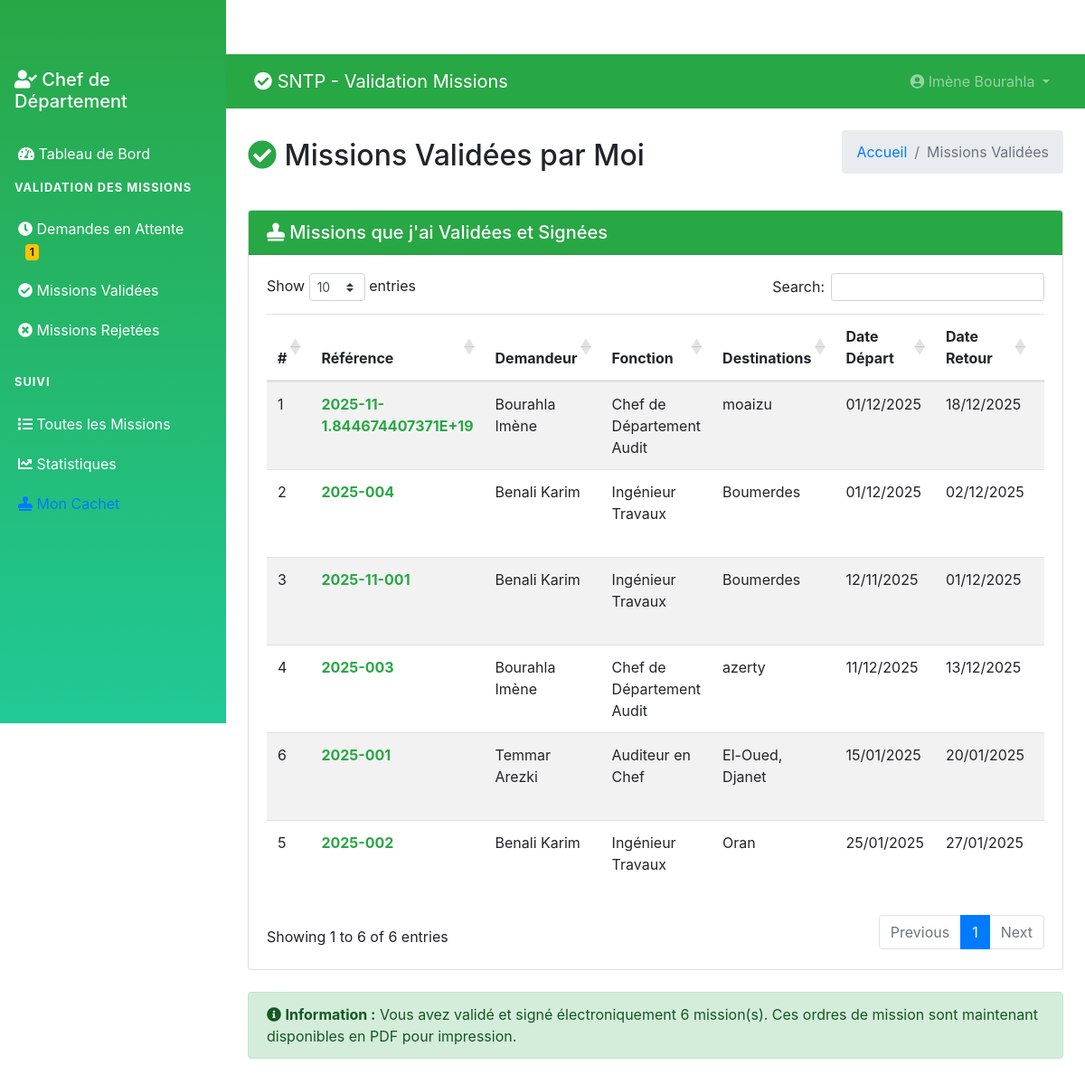
The page /chef/validated-missions.php (signed in) on the database its author committed.
### tables this page shows
CREATE TABLE `tblusers` (
  `ID` int(10) NOT NULL,
  `Nom` varchar(200) DEFAULT NULL,
  `Prenom` varchar(200) DEFAULT NULL,
  `Email` varchar(200) DEFAULT NULL,
  `Fonction` varchar(200) DEFAULT NULL,
  `Departement` varchar(200) DEFAULT NULL,
  `MobileNumber` bigint(10) DEFAULT NULL,
  `Password` varchar(200) NOT NULL,
  `Role` enum('admin','chef_departement','user') DEFAULT 'user',
  `RegDate` timestamp NULL DEFAULT current_timestamp(),
  `StampImage` varchar(255) DEFAULT NULL COMMENT 'Cachet officiel du chef',
  `StampDate` datetime DEFAULT NULL
);

CREATE TABLE `tblmissions` (
  `ID` int(10) NOT NULL,
  `UserID` int(5) NOT NULL,
  `SubmittedBy` int(5) DEFAULT NULL,
  `ReferenceNumber` varchar(50) DEFAULT NULL,
  `NomPrenom` varchar(400) DEFAULT NULL,
  `Fonction` varchar(200) DEFAULT NULL,
  `VilleDepart` varchar(200) DEFAULT NULL,
  `DateDepart` date DEFAULT NULL,
  `Destinations` text DEFAULT NULL,
  `ItineraireType` varchar(100) DEFAULT NULL,
  `MotifDeplacement` varchar(300) DEFAULT NULL,
  `MoyenTransport` varchar(200) DEFAULT NULL,
  `DateRetour` date DEFAULT NULL,
  `Observations` text DEFAULT NULL,
  `Status` enum('en_attente','validee','rejetee','en_cours') DEFAULT 'en_attente',
  `Remarque` text DEFAULT NULL,
  `ValidatedBy` int(5) DEFAULT NULL,
  `DateCreation` timestamp NULL DEFAULT current_timestamp(),
  `DateValidation` timestamp NULL DEFAULT NULL ON UPDATE current_timestamp(),
  `SignaturePath` varchar(255) DEFAULT NULL COMMENT 'Signature manuscrite lors de la validation',
  `StampPath` varchar(255) DEFAULT NULL COMMENT 'Cachet officiel utilisé'
);

### chef/validated-missions.php (the view, shortened to what this page needs)
<?php
include('../includes/config.php');
if (strlen($_SESSION['GMScid']) == 0) {
    header('location:logout.php');
} else {
?>
<!DOCTYPE html>
<html lang="fr">
<head>
    <link href="https://cdn.jsdelivr.net/npm/bootstrap@4.6.2/dist/css/bootstrap.min.css" rel="stylesheet">
    <link href="https://cdnjs.cloudflare.com/ajax/libs/font-awesome/5.15.4/css/all.min.css" rel="stylesheet">
    <link href="https://cdn.datatables.net/1.11.5/css/dataTables.bootstrap4.min.css" rel="stylesheet">
</head>
<body>
    <?php include_once('includes/sidebar.php'); ?>
    <div class="main-content">
        <?php include_once('includes/header.php'); ?>
        <div class="container-fluid p-4">
            <div class="d-flex justify-content-between align-items-center mb-4">
                <h2><i class="fas fa-check-circle text-success"></i> Missions Validées par Moi</h2>
                <nav aria-label="breadcrumb">
                    <ol class="breadcrumb">
                        <li class="breadcrumb-item"><a href="dashboard.php">Accueil</a></li>
                        <li class="breadcrumb-item active">Missions Validées</li>
                    </ol>
                </nav>
            </div>
            <div class="card">
                <div class="card-header bg-success text-white">
                    <h5 class="mb-0">
                        <i class="fas fa-stamp"></i>
                        Missions que j'ai Validées et Signées
                    </h5>
                </div>
                <div class="card-body">
                    <div class="table-responsive">
                        <table class="table table-striped data-table">
                            <thead>
                                <tr>
                                    <th>#</th>
                                    <th>Référence</th>
                                    <th>Demandeur</th>
                                    <th>Fonction</th>
                                    <th>Destinations</th>
                                    <th>Date Départ</th>
                                    <th>Date Retour</th>
                                    <th>Date Validation</th>
                                </tr>
                            </thead>
                            <tbody>
                                <?php
                                $sql = "SELECT m.*, u.Nom, u.Prenom, u.Fonction as UserFonction
                                       FROM tblmissions m
                                       JOIN tblusers u ON m.UserID = u.ID
                                       WHERE m.Status='validee' AND m.ValidatedBy=:cid
                                       ORDER BY m.DateValidation DESC";
                                $query = $dbh->prepare($sql);
                                $query->bindParam(':cid', $cid, PDO::PARAM_STR);
                                $query->execute();
                                $results = $query->fetchAll(PDO::FETCH_OBJ);
                                $cnt = 1;
                                if($query->rowCount() > 0) {
                                    foreach($results as $row) {
                                ?>
                                <tr>
                                    <td><?php echo $cnt; ?></td>
                                    <td>
                                        <strong class="text-success"><?php echo htmlentities($row->ReferenceNumber); ?></strong>
                                    </td>
                                    <td><?php echo htmlentities($row->Nom . ' ' . $row->Prenom); ?></td>
                                    <td><?php echo htmlentities($row->UserFonction); ?></td>
                                    <td><?php echo htmlentities($row->Destinations); ?></td>
                                    <td><?php echo date('d/m/Y', strtotime($row->DateDepart)); ?></td>
                                    <td><?php echo date('d/m/Y', strtotime($row->DateRetour)); ?></td>
                                    <td>
                                    </td>
                                </tr>
                                <?php $cnt++; }
                                } ?>
                            </tbody>
                        </table>
                    </div>
                </div>
            </div>
            <?php if($query->rowCount() > 0) { ?>
            <div class="mt-4">
                <div class="alert alert-success">
                    <i class="fas fa-info-circle"></i>
                    <strong>Information :</strong> Vous avez validé et signé électroniquement <?php echo $query->rowCount(); ?> mission(s).
                    Ces ordres de mission sont maintenant disponibles en PDF pour impression.
                </div>
            </div>
            <?php } ?>
        </div>
    </div>
</body>
</html>
<?php } ?>

### chef/includes/header.php (shortened to what this page needs)
<nav class="navbar navbar-expand-lg navbar-dark bg-success">
    <div class="container-fluid">
        <a class="navbar-brand" href="dashboard.php">
            <i class="fas fa-check-circle"></i> SNTP - Validation Missions
        </a>
        <div class="collapse navbar-collapse" id="navbarNav">
            <ul class="navbar-nav ml-auto">
                <li class="nav-item dropdown">
                    <a class="nav-link dropdown-toggle" href="#" id="navbarDropdown" role="button" data-toggle="dropdown">
                        <i class="fas fa-user-circle"></i>
                        <?php
                        $cid = $_SESSION['GMScid'];
                        $sql = "SELECT Nom,Prenom FROM tblusers WHERE ID=:cid";
                        $query = $dbh->prepare($sql);
                        $query->bindParam(':cid',$cid,PDO::PARAM_STR);
                        $query->execute();
                        $result = $query->fetch(PDO::FETCH_OBJ);
                        echo htmlentities($result->Prenom . ' ' . $result->Nom);
                        ?>
                    </a>
                </li>
            </ul>
        </div>
    </div>
</nav>

### chef/includes/sidebar.php (style rules this page uses)
.main-content { margin-left: 250px; padding-top: 60px; }
.nav-link { padding: 10px 20px; border-radius: 0; transition: background-color 0.3s; }

### rows shown on the page
tblusers: Prenom+Nom "Imène Bourahla"
tblmissions: ReferenceNumber "2025-11-1.844674407371E+19", UserID.Prenom "Bourahla Imène", UserID.Fonction "Chef de Département Audit", Destinations "moaizu", DateDepart "01/12/2025", DateRetour "18/12/2025"
tblmissions: ReferenceNumber "2025-004", UserID.Prenom "Benali Karim", UserID.Fonction "Ingénieur Travaux", Destinations "Boumerdes", DateDepart "01/12/2025", DateRetour "02/12/2025"
tblmissions: ReferenceNumber "2025-11-001", UserID.Prenom "Benali Karim", UserID.Fonction "Ingénieur Travaux", Destinations "Boumerdes", DateDepart "12/11/2025", DateRetour "01/12/2025"
tblmissions: ReferenceNumber "2025-003", UserID.Prenom "Bourahla Imène", UserID.Fonction "Chef de Département Audit", Destinations "azerty", DateDepart "11/12/2025", DateRetour "13/12/2025"
tblmissions: ReferenceNumber "2025-002", UserID.Prenom "Benali Karim", UserID.Fonction "Ingénieur Travaux", Destinations "Oran", DateDepart "25/01/2025", DateRetour "27/01/2025"
tblmissions: ReferenceNumber "2025-001", UserID.Prenom "Temmar Arezki", UserID.Fonction "Auditeur en Chef", Destinations "El-Oued, Djanet", DateDepart "15/01/2025", DateRetour "20/01/2025"

### other values the page prints
$pending "1"
$query->rowCount() "6"
